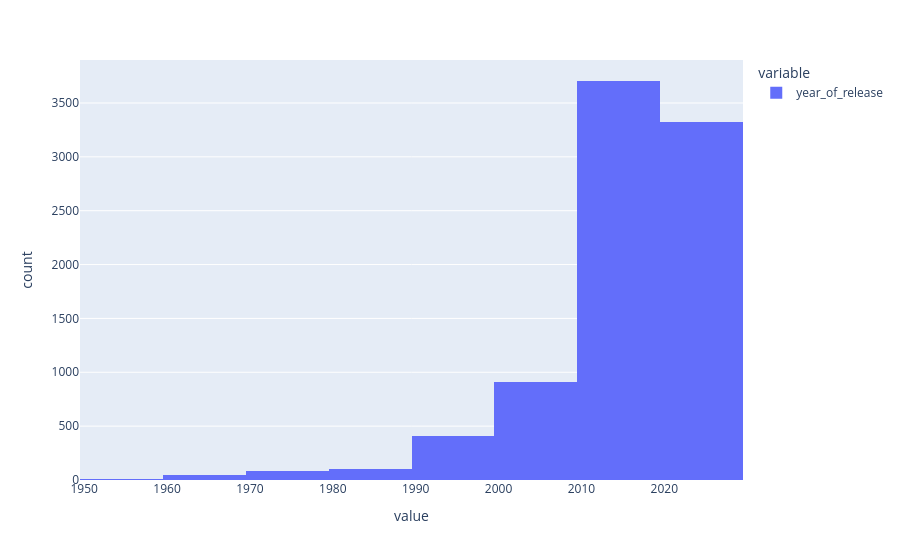

This figure's notebook cell:
### Code cell
fig=px.histogram(df["year_of_release"],nbins=10)
fig.show()

### Figure 1 — Plotly figure (JSON) as saved in the notebook; plotly's stock layout.template omitted (floating-point values rounded to 4 significant figures; data arrays with more than 128 entries replaced by an {"elided": "..."} marker saying what was removed)
{"data": [{"bingroup": "x", "hovertemplate": "variable=year_of_release<br>value=%{x}<br>count=%{y}<extra></extra>", "legendgroup": "year_of_release", "marker": {"color": "#636efa", "pattern": {"shape": ""}}, "name": "year_of_release", "nbinsx": 10, "orientation": "v", "showlegend": true, "type": "histogram", "x": {"elided": "8582 int values"}, "xaxis": "x", "yaxis": "y"}], "layout": {"barmode": "relative", "legend": {"title": {"text": "variable"}, "tracegroupgap": 0}, "margin": {"t": 60}, "xaxis": {"anchor": "y", "domain": [0, 1], "title": {"text": "value"}}, "yaxis": {"anchor": "x", "domain": [0, 1], "title": {"text": "count"}}}}
